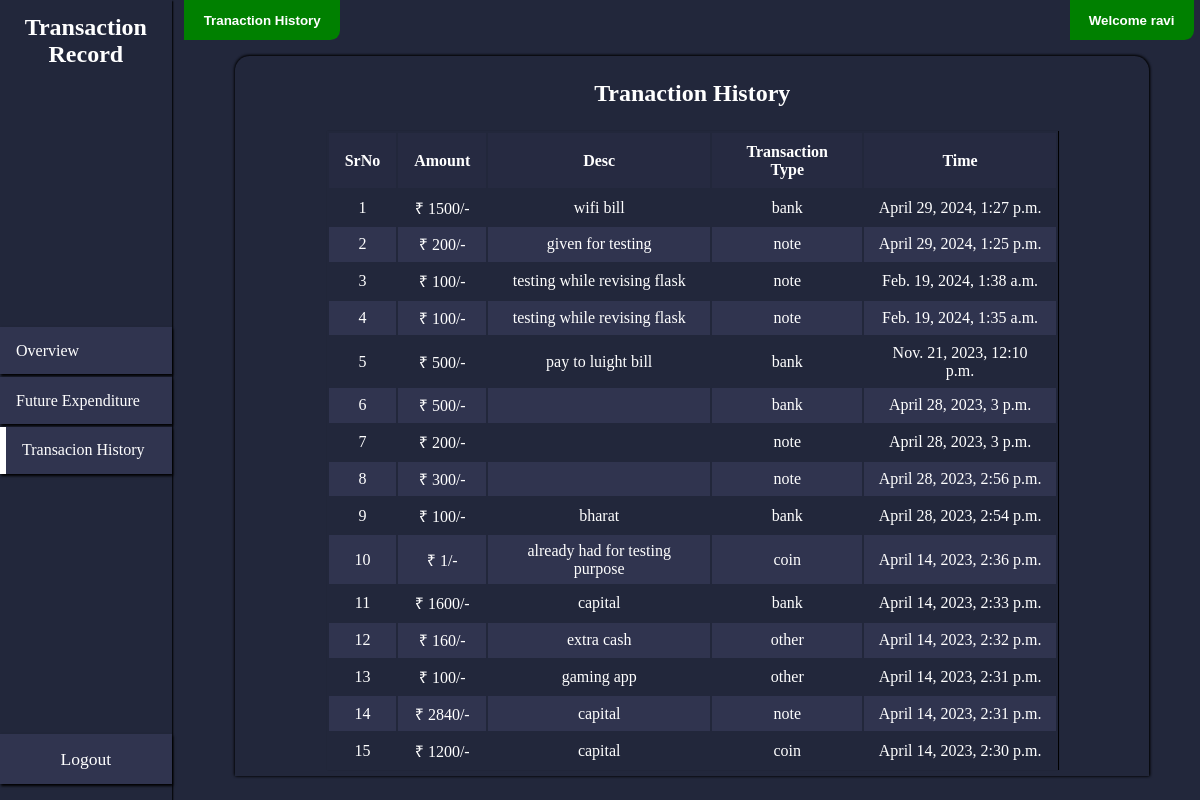
The app's page /history (signed in) with its own data.
### home/models.py (models this page shows)
class TransactionHist(models.Model):
    trans_id = models.AutoField(primary_key=True)
    trans_amt = models.IntegerField()
    trans_desc = models.CharField(max_length=500)
    trans_type = models.CharField(max_length=15)
    is_withdrwal = models.BooleanField()
    trans_time = models.DateTimeField(auto_now_add= True)

### home/views.py (the view)
# urls.py: path("history", views.history),
def history(request):
    recent_hist = TransactionHist.objects.all().order_by("-trans_time")
    params = {
        "histories": recent_hist,
    }
    return render(request, "history.html", params)

### templates/history.html (shortened to what this page needs)
<!DOCTYPE html>
<html lang="en">
    {% load static %}
<head>
    <link rel="stylesheet" href="{% static 'style.css' %}">
    <link rel="stylesheet" href="{% static 'history.css' %}">
</head>
<body>
    <section class="full-body flex">
        <div class="left-part flex-col">
            <div class="logo">
                <h1>
                    Transaction
                    Record
                </h1>
            </div>
            <div class="menu-btns flex-col">
                <a href="/"><div>Overview </div></a>
                <a href="futureExpen"><div>Future Expenditure</div></a>
                <div class="border">Transacion History</div>
            </div>
            <div class="logout-btn">
                <div><a href="logout">Logout</a></div>
            </div>
        </div>
        <div class="right-part gap flex-col">
            <div class="Info-btns flex"><button>Tranaction History</button>
                <button>Welcome {{user.username}}</button>
            </div>
            <div class="transaction-history flex-col">
                <h2>Tranaction History</h2>
                <div class="full-table-container">
                    <table>
                        <thead>
                            <th>SrNo</th>
                            <th>Amount</th>
                            <th>Desc</th>
                            <th>Transaction Type</th>
                            <th>Time</th>
                        </thead>
                        <tbody>
                            {% for history in histories %}
                        <tr>
                            <td>{{forloop.counter}}</td>
                            <td>₹ {{history.trans_amt}}/-</td>
                            <td>{{history.trans_desc}}</td>
                            <td>{{history.trans_type}}</td>
                            <td>{{history.trans_time}}</td>
                        </tr>
                        {% endfor %}
                        </tbody>
                    </table>
                </div>
            </div>
        </div>
    </section>
</body>
</html>

### static/style.css (style rules this page uses)
* { margin: 0; padding: 0; box-sizing: border-box; }
a { color: white; text-decoration: none; }
:root { --bg_color : #22273b; --card_color : #30344f; --dark_color : #262a41; }
.flex { display: flex; }
.flex-col { display: flex; flex-direction: column; }
.border { border-left: 6px solid white; }
.full-body { width: 100%; height: 100vh; background-color: var(--bg_color); color: white; gap: .8rem; }
.left-part { align-items: center; justify-content: space-between; height: 100%; padding: .9rem 0; box-shadow: 1px 1px 1.5px black; }
.logo { width: 80%; }
.logo h1 { text-align: center; }
.menu-btns { width: 100%; }
.left-part > .menu-btns div { width: 100%; padding: .9rem 1rem; margin: .1rem 0; background-color: var(--card_color); box-shadow: 1px 1.5px 2.5px black; }
.logout-btn { width: 100%; }
.logout-btn>div { width: 100%; padding: .9rem 1rem; margin: .1rem 0; background-color: var(--card_color); box-shadow: 1px 1.5px 2.5px black; text-align: center; }
.logout-btn>div>a { text-decoration: none; font-size: 1.1rem; font-weight: 500; color: white; }
.right-part { width: 100%; height: 100%; padding: 0; }
.Info-btns { width: 100%; justify-content: space-between; height: 5%; padding-right: .4rem; }
.Info-btns button { background-color: green; border: none; border-radius: 0 0 .6rem 0; padding: .6rem 1.2rem; color: white; font-weight: 700; box-shadow: 1px 1 1px black, -0px -1px 1px black ; }
.short-history table th, td { padding: .4rem .8rem; }

### static/history.css (style rules this page uses)
:root { --bg_color : #22273b; --card_color : #30344f; --dark_color : #262a41; }
.gap { gap: 1rem; }
.transaction-history { width: 90%; height: 90%; box-shadow: 1px 0 3px rgb(0, 0, 0), -.5px -.5px 3px black ; border-radius: .9rem .9rem 0 0 ; align-items: center; gap: 1.5rem; padding: 1.5rem 0; margin: 0 auto; overflow: scroll; }
.full-table-container { width: 100%; }
.full-table-container table { text-align: center; margin: 0 auto; width: 80%; box-shadow: .5px 0 .5px black, -.5px -.5px .5px black ; }
.full-table-container table thead { background-color:var(--dark_color); }
.full-table-container table thead th { padding: .6rem 1rem; }
.full-table-container table tbody tr:nth-child(2n) { background-color: var(--card_color); }

### records on screen
TransactionHist: trans_amt "1500", trans_desc "wifi bill", trans_type "bank", trans_time "April 29, 2024, 1:27 p.m."
TransactionHist: trans_amt "200", trans_desc "given for testing", trans_type "note", trans_time "April 29, 2024, 1:25 p.m."
TransactionHist: trans_amt "100", trans_desc "testing while revising flask", trans_type "note", trans_time "Feb. 19, 2024, 1:38 a.m."
TransactionHist: trans_amt "100", trans_desc "testing while revising flask", trans_type "note", trans_time "Feb. 19, 2024, 1:35 a.m."
TransactionHist: trans_amt "500", trans_desc "pay to luight bill", trans_type "bank", trans_time "Nov. 21, 2023, 12:10 p.m."
TransactionHist: trans_amt "500", trans_type "bank", trans_time "April 28, 2023, 3 p.m."
TransactionHist: trans_amt "200", trans_type "note", trans_time "April 28, 2023, 3 p.m."
TransactionHist: trans_amt "300", trans_type "note", trans_time "April 28, 2023, 2:56 p.m."
TransactionHist: trans_amt "100", trans_desc "bharat", trans_type "bank", trans_time "April 28, 2023, 2:54 p.m."
TransactionHist: trans_amt "1", trans_desc "already had for testing purpose", trans_type "coin", trans_time "April 14, 2023, 2:36 p.m."
TransactionHist: trans_amt "1600", trans_desc "capital", trans_type "bank", trans_time "April 14, 2023, 2:33 p.m."
TransactionHist: trans_amt "160", trans_desc "extra cash", trans_type "other", trans_time "April 14, 2023, 2:32 p.m."
TransactionHist: trans_amt "100", trans_desc "gaming app", trans_type "other", trans_time "April 14, 2023, 2:31 p.m."
TransactionHist: trans_amt "2840", trans_desc "capital", trans_type "note", trans_time "April 14, 2023, 2:31 p.m."
TransactionHist: trans_amt "1200", trans_desc "capital", trans_type "coin", trans_time "April 14, 2023, 2:30 p.m."

### other values on screen
{{ user.username }} "ravi"
